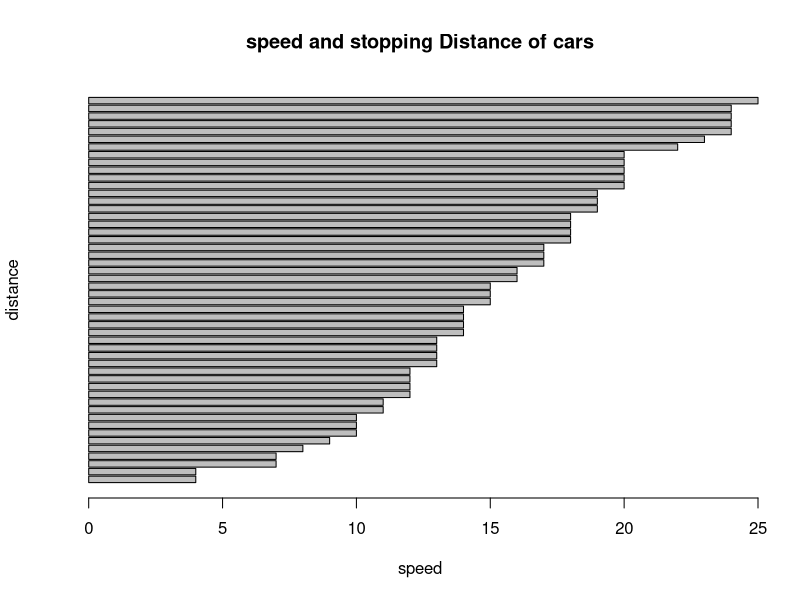
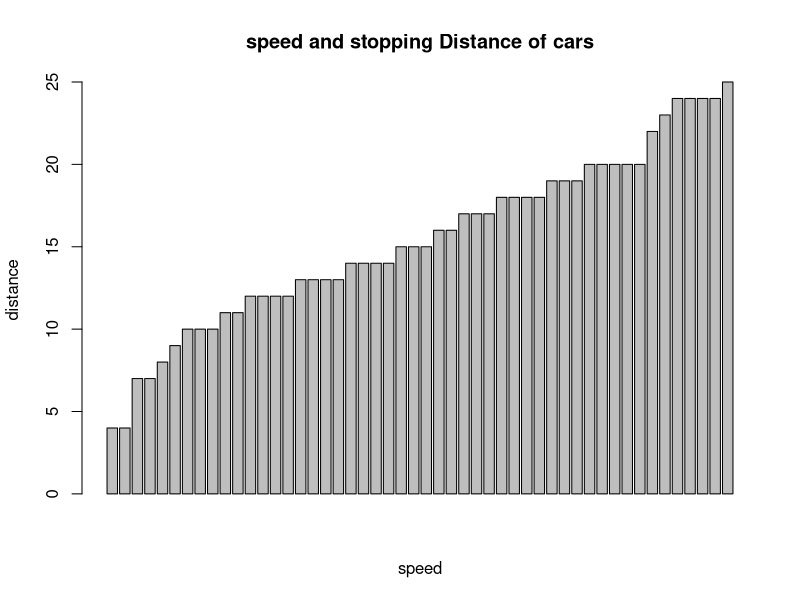
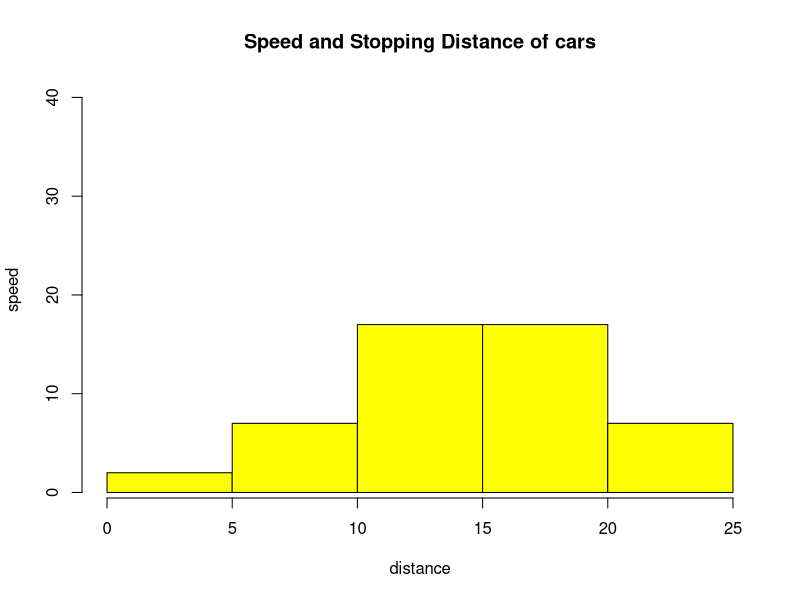
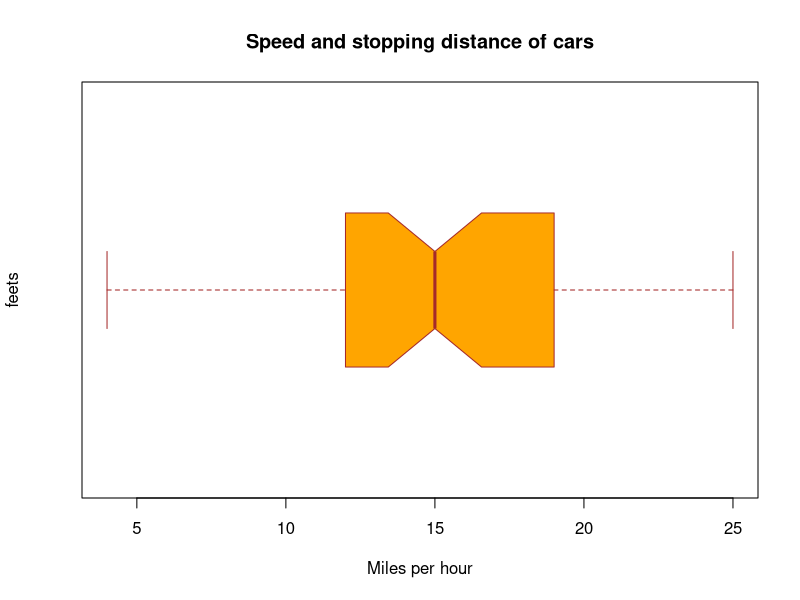
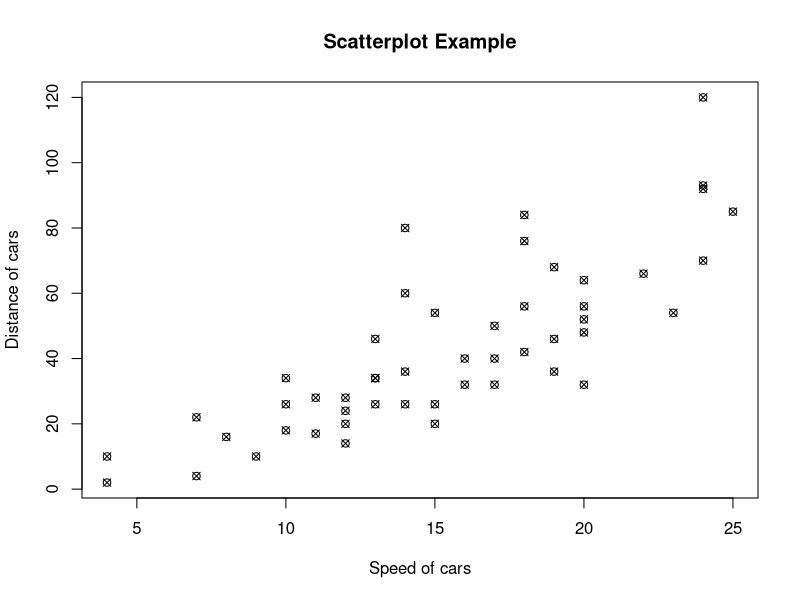

Here is the R script that generated these plots, in order: (Note: this script raises an error after producing the figures.)
#data visualization

barplot(cars$speed,main= 'speed and stopping Distance of cars',xlab= 'speed',ylab='distance',
        horiz=TRUE)
barplot(cars$speed,main= 'speed and stopping Distance of cars',xlab= 'speed',ylab='distance',
        horiz=FALSE)
hist(cars$speed,main='Speed and Stopping Distance of cars',xlab="distance",Xlim=c(1,20),
     col = 'yellow',ylab="speed",ylim=c(1,40))
boxplot(cars$speed,main='Speed and stopping distance of cars',xlab="Miles per hour",
        ylab ="feets",col='orange',border='brown',horizontal=TRUE,notch = TRUE)
plot(cars$speed,cars$dist,main="Scatterplot Example",xlab="Speed of cars",
     ylab="Distance of cars",pch = 13)
plot(v,type ="o",col='blue',xlab = "Speed",ylab="Distance",main = "Line Chart Example")
mytable=table(cars$speed[1:30])
lbls=paste(names(mytable),'/n',mytable,sep='')
pie(mytable,labels=lbls,main='pie chart for cars speed')

v





